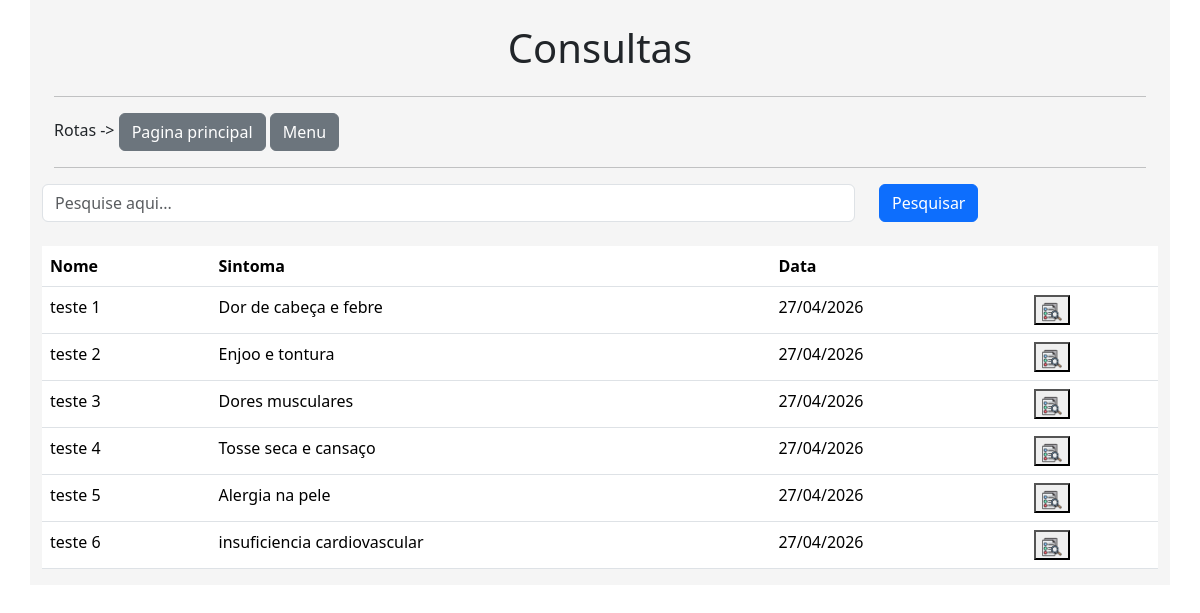
The page /consulta/lista on the database its author committed.
### usb/models.py (models this page shows)
class Sintomas(db.Model): # estrutura da tabela
    id = db.Column(db.Integer, primary_key = True)
    nome = db.Column(db.String, nullable = True)
    sintomas = db.Column(db.String, nullable = True)
    data_envio = db.Column(db.DateTime, default = datetime.utcnow()) # utc - now, o utc entende que de qualquer lugar vai ser um horario universal
    status = db.Column(db.String, default="Enviado")

### usb/views.py (the view)
@app.route('/consulta/lista')
def ConsultaLista():
    if request.method == 'GET':
        busca = request.args.get('busca', "") # retirando o dado de busca
    dados = Sintomas.query.order_by('data_envio') # para orderby para ordenar com base em uma coluna
    if busca != "": # vendo se é diferente de vazio
        dados = dados.filter_by(nome = busca) # filtrando a pesquisa
    context = { 'dados' : dados.all() } # retornando os valores pesquisados do banco
    return render_template('consultas.html', context=context)

### usb/templates/consultas.html (shortened to what this page needs)
{% extends 'base.html' %}
{% block content %}
    <div class="row justify-content-center">
        <div class="col-12 mt-4">
            <h1 style="text-align: center;">Consultas</h1>
        </div>
    </div>
    {% include 'rotas.html' %}
    <div class="row">
        <form action="" method="get" class="row">
            <div class="col-9">
                <input type="text" name="busca" id="" class="form-control" placeholder="Pesquise aqui...">
            </div>
            <div class="col-3">
                <button type="submit" class="btn btn-primary">Pesquisar</button>
            </div>
        </form>
        <div class="col-12 mt-4">
            <table class="table">
                <thead>
                    <tr>
                        <th>Nome</th>
                        <th>Sintoma</th>
                        <th>Data</th>
                        <th></th>
                    </tr>
                </thead>
                <tbody>
                    {% for linha in context['dados'] %}
                    <tr>
                        <td>{{ linha.nome }}</td>
                        <td>{{ linha.sintomas }}</td>
                        <td>{{ linha.data_envio.strftime('%d/%m/%Y') }}</td>
                        <td>
                            <button type="button" data-bs-toggle="modal" data-bs-target="#detalhes{{ linha.id }}"><img src="{{ url_for('static', filename='img/icone_detail.png')}}" style="max-width: 20px;"></button>
                        </td>
                    </tr>
                    {% endfor %}
                </tbody>
            </table>
        </div>
    </div>
{% endblock %}

### usb/templates/base.html (shortened to what this page needs)
<!DOCTYPE html>
<html lang="en">
<head>
    <link href="https://cdn.jsdelivr.net/npm/bootstrap@5.3.8/dist/css/bootstrap.min.css" rel="stylesheet">
</head>
<body>
    <div class="container" style="background-color: whitesmoke;">
    {% block content %} {% endblock %}
    </div>
</body>
</html>

### usb/templates/rotas.html
{% extends 'base.html' %}
{% block content %}
    <hr>
    <div class="row">
        <div class="col-12">
            Rotas ->
            <a href="{{ url_for('homepage')}}" class="btn btn-secondary">Pagina principal</a>
            <a href="{{ url_for('menu')}}" class="btn btn-secondary">Menu</a>
        </div>
    </div>
    <hr>
{% endblock %}

### rows shown on the page
Sintomas: nome "teste 1", sintomas "Dor de cabeça e febre", data_envio "27/04/2026"
Sintomas: nome "teste 2", sintomas "Enjoo e tontura", data_envio "27/04/2026"
Sintomas: nome "teste 3", sintomas "Dores musculares", data_envio "27/04/2026"
Sintomas: nome "teste 4", sintomas "Tosse seca e cansaço", data_envio "27/04/2026"
Sintomas: nome "teste 5", sintomas "Alergia na pele", data_envio "27/04/2026"
Sintomas: nome "teste 6", sintomas "insuficiencia cardiovascular", data_envio "27/04/2026"
